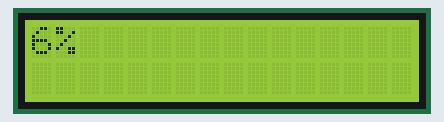
The sketch below on a simulated Arduino Uno, built with avr-gcc and run on an emulated ATmega328P. On the bench: 16×2 character LCD.

Above: at 0.1 s.
At 3.1 s:
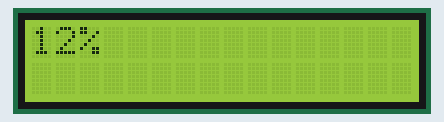
At 9.1 s:
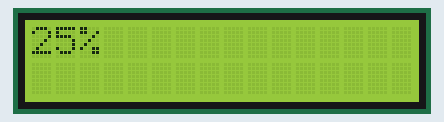
At 18.1 s:
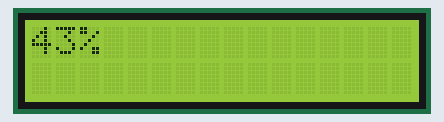
At 27.1 s:
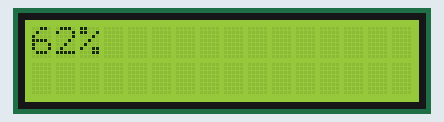
At 36.1 s:
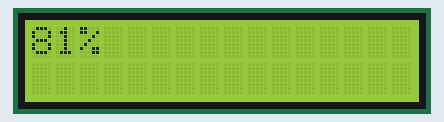

The sketch:

Script.ino
```cpp
#include <LiquidCrystal.h>

const int rs = 12, en = 11, d4 = 5, d5 = 4, d6 = 3, d7 = 2;
LiquidCrystal lcd(rs, en, d4, d5, d6, d7);

void setup() {
  lcd.begin(16, 2);
  lcd.clear();
}

void loop() {
  lcd.clear();
  for (int i = 0; i < 16; i++) {
    int pourcentage = (i + 1) * 100 / 16;

    lcd.setCursor(0, 0);
    lcd.print(pourcentage);
    lcd.print("%");

    lcd.setCursor(i, 1);
    lcd.write(byte(1));

    delay(3000);
  }

  delay(3000);
}
```

Measured:
- what the display in image 1 shows lasts 3.0 s, from 3.1 s to 6.1 s
